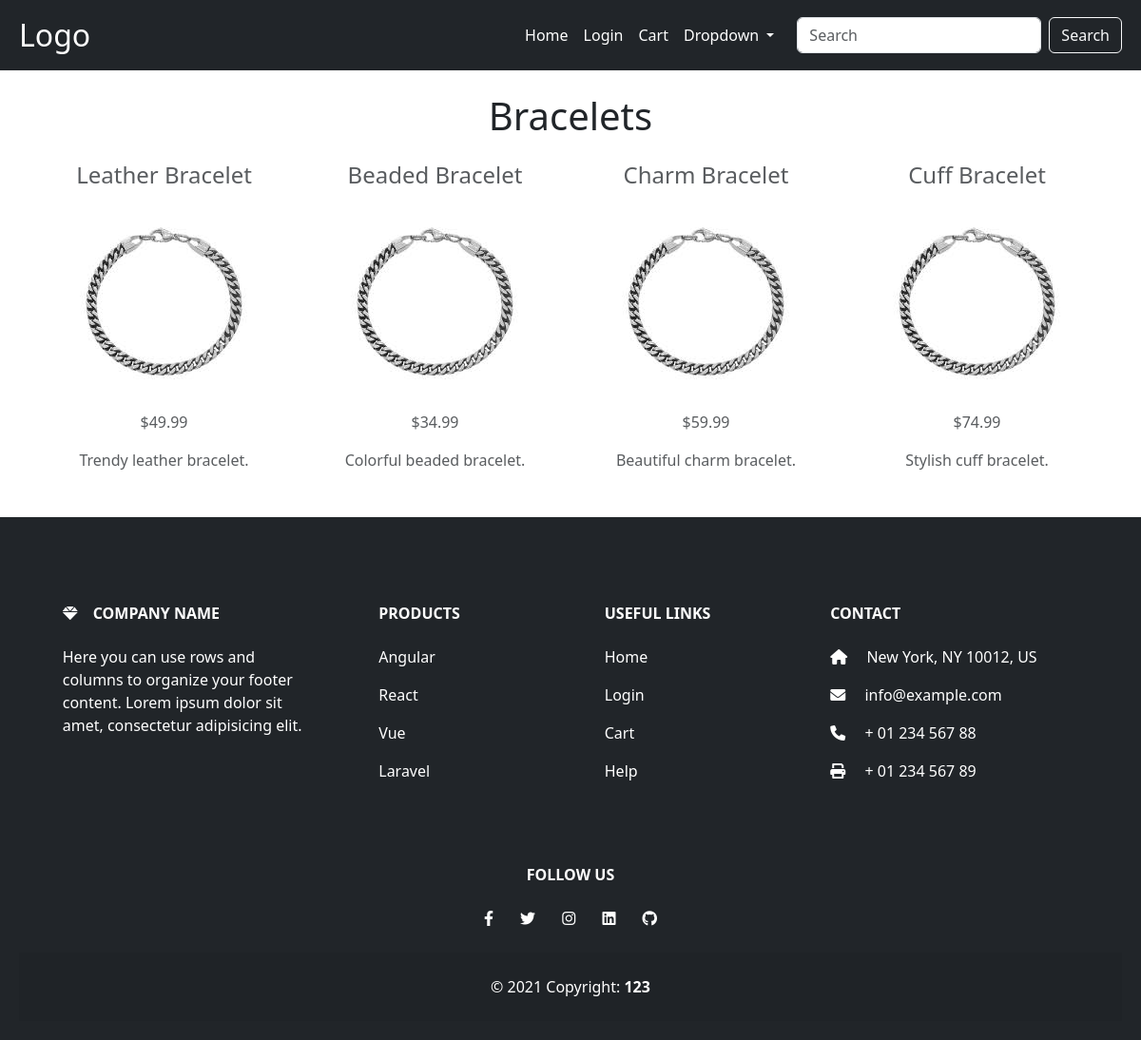
The app's page /category/2/ with its own data.
### app1/models.py (models this page shows, shortened)
class ProductCategory(models.Model):
    name = models.CharField(max_length=100)
    image = models.CharField(max_length=255)  # Path to category image

class Product(models.Model):
    name = models.CharField(max_length=100)
    description = models.TextField(blank=True)
    price = models.DecimalField(max_digits=10, decimal_places=2)
    category = models.ForeignKey(ProductCategory, on_delete=models.CASCADE, related_name='products')
    image = models.CharField(max_length=255)  # Path to product image

### app1/views.py (the view)
# urls.py: path('category/<int:category_id>/', category_detail, name='category_detail'),  # New URL for category details
def category_detail(request, category_id):
    category = get_object_or_404(ProductCategory, id=category_id)
    products = category.products.all()  # This fetches products related to the category
    return render(request, 'category_detail.html', {'category': category, 'products': products})

### app1/templates/category_detail.html
{% extends 'base.html' %}
{% load static %}
{% block content %}
<div class="container">
    <h1 class="text-center my-4">{{ category.name }}</h1>
    <div class="row">
        {% if products %}
            {% for product in products %}
            <div class="col-md-3 text-center text-muted">
                <h4 class="fw-normal">{{ product.name }}</h4>
                <a href="{% url 'shop' %}?id={{ product.id }}">
                    <img src="{% static product.image %}" class="img-fluid" alt="{{ product.name }}">
                </a>
                <p>${{ product.price }}</p>
                <p>{{ product.description }}</p>
            </div>
            {% endfor %}
        {% else %}
            <p>No products available in this category.</p>
        {% endif %}
    </div>
</div>
{% endblock %}

### app1/templates/base.html (style rules this page uses)
a { color: white; text-decoration: none; }

### records on screen
ProductCategory: name "Bracelets"
Product: name "Leather Bracelet", image (picture), price "49.99", description "Trendy leather bracelet."
Product: name "Beaded Bracelet", image (picture), price "34.99", description "Colorful beaded bracelet."
Product: name "Charm Bracelet", image (picture), price "59.99", description "Beautiful charm bracelet."
Product: name "Cuff Bracelet", image (picture), price "74.99", description "Stylish cuff bracelet."
